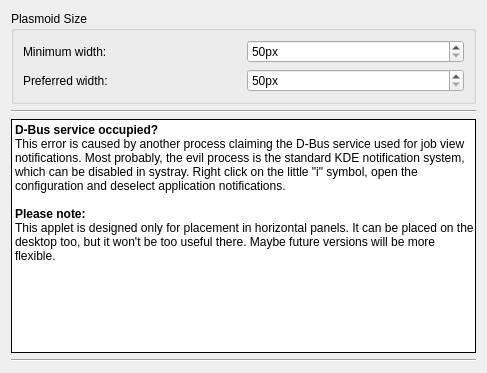
<?xml version="1.0" encoding="UTF-8"?>
<ui version="4.0">
 <class>Settings</class>
 <widget class="QWidget" name="Settings">
  <property name="geometry">
   <rect>
    <x>0</x>
    <y>0</y>
    <width>487</width>
    <height>373</height>
   </rect>
  </property>
  <property name="windowTitle">
   <string>Form</string>
  </property>
  <layout class="QVBoxLayout" name="verticalLayout">
   <item>
    <widget class="QGroupBox" name="groupBox_2">
     <property name="title">
      <string>Plasmoid Size</string>
     </property>
     <layout class="QGridLayout" name="gridLayout_3">
      <item row="0" column="0">
       <widget class="QLabel" name="label_5">
        <property name="text">
         <string>Minimum width:</string>
        </property>
       </widget>
      </item>
      <item row="0" column="1">
       <widget class="QSpinBox" name="kcfg_MinimumWidth">
        <property name="suffix">
         <string>px</string>
        </property>
        <property name="minimum">
         <number>50</number>
        </property>
        <property name="maximum">
         <number>1000</number>
        </property>
       </widget>
      </item>
      <item row="1" column="0">
       <widget class="QLabel" name="label_6">
        <property name="text">
         <string>Preferred width:</string>
        </property>
       </widget>
      </item>
      <item row="1" column="1">
       <widget class="QSpinBox" name="kcfg_PreferredWidth">
        <property name="suffix">
         <string>px</string>
        </property>
        <property name="minimum">
         <number>50</number>
        </property>
        <property name="maximum">
         <number>1000</number>
        </property>
        <property name="singleStep">
         <number>1</number>
        </property>
       </widget>
      </item>
     </layout>
    </widget>
   </item>
   <item>
    <widget class="Line" name="line_2">
     <property name="orientation">
      <enum>Qt::Horizontal</enum>
     </property>
    </widget>
   </item>
   <item>
    <widget class="QLabel" name="label">
     <property name="sizePolicy">
      <sizepolicy hsizetype="Preferred" vsizetype="Expanding">
       <horstretch>0</horstretch>
       <verstretch>0</verstretch>
      </sizepolicy>
     </property>
     <property name="styleSheet">
      <string notr="true">background-color: white;</string>
     </property>
     <property name="frameShape">
      <enum>QFrame::Box</enum>
     </property>
     <property name="frameShadow">
      <enum>QFrame::Plain</enum>
     </property>
     <property name="text">
      <string>&lt;!DOCTYPE HTML PUBLIC &quot;-//W3C//DTD HTML 4.0//EN&quot; &quot;http://www.w3.org/TR/REC-html40/strict.dtd&quot;&gt;
&lt;html&gt;&lt;head&gt;&lt;meta name=&quot;qrichtext&quot; content=&quot;1&quot; /&gt;&lt;style type=&quot;text/css&quot;&gt;
p, li { white-space: pre-wrap; }
&lt;/style&gt;&lt;/head&gt;&lt;body style=&quot; font-family:'Nimbus Sans L'; font-size:9pt; font-weight:400; font-style:normal;&quot;&gt;
&lt;p style=&quot; margin-top:0px; margin-bottom:0px; margin-left:0px; margin-right:0px; -qt-block-indent:0; text-indent:0px;&quot;&gt;&lt;span style=&quot; font-weight:600;&quot;&gt;D-Bus service occupied?&lt;/span&gt;&lt;/p&gt;
&lt;p style=&quot; margin-top:0px; margin-bottom:0px; margin-left:0px; margin-right:0px; -qt-block-indent:0; text-indent:0px;&quot;&gt;This error is caused by another process claiming the D-Bus service used for job view notifications. Most probably, the evil process is the standard KDE notification system, which can be disabled in systray. Right click on the little &amp;quot;i&amp;quot; symbol, open the configuration and deselect application notifications.&lt;/p&gt;
&lt;p style=&quot;-qt-paragraph-type:empty; margin-top:0px; margin-bottom:0px; margin-left:0px; margin-right:0px; -qt-block-indent:0; text-indent:0px;&quot;&gt;&lt;/p&gt;
&lt;p style=&quot; margin-top:0px; margin-bottom:0px; margin-left:0px; margin-right:0px; -qt-block-indent:0; text-indent:0px;&quot;&gt;&lt;span style=&quot; font-weight:600;&quot;&gt;Please note:&lt;/span&gt;&lt;/p&gt;
&lt;p style=&quot; margin-top:0px; margin-bottom:0px; margin-left:0px; margin-right:0px; -qt-block-indent:0; text-indent:0px;&quot;&gt;This applet is designed only for placement in horizontal panels. It can be placed on the desktop too, but it won't be too useful there. Maybe future versions will be more flexible.&lt;/p&gt;&lt;/body&gt;&lt;/html&gt;</string>
     </property>
     <property name="textFormat">
      <enum>Qt::RichText</enum>
     </property>
     <property name="alignment">
      <set>Qt::AlignLeading|Qt::AlignLeft|Qt::AlignTop</set>
     </property>
     <property name="wordWrap">
      <bool>true</bool>
     </property>
    </widget>
   </item>
   <item>
    <widget class="Line" name="line">
     <property name="orientation">
      <enum>Qt::Horizontal</enum>
     </property>
    </widget>
   </item>
  </layout>
 </widget>
 <resources/>
 <connections/>
</ui>
